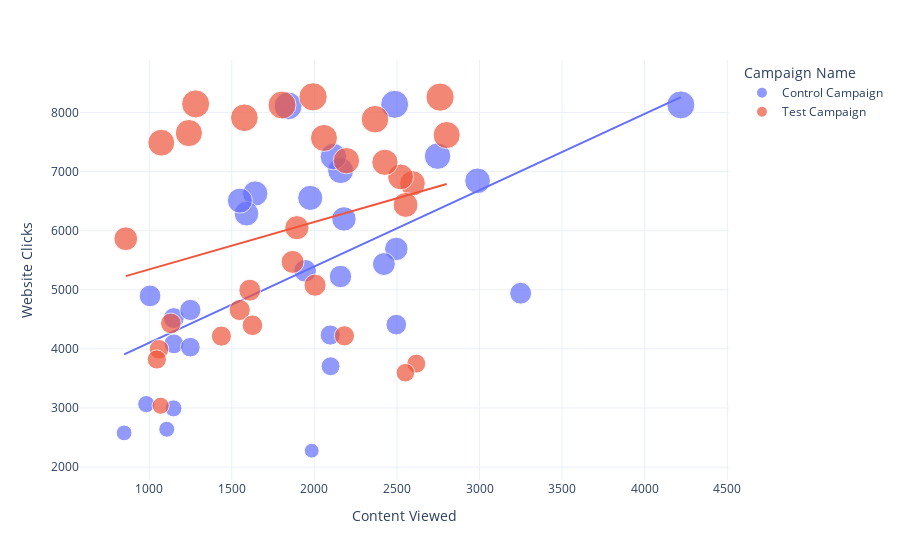

Source (notebook cell):
### Markdown cell above
# Campaign Name

- Let’s analyze some metrics to find which ad campaign converts more. I will first look at the relationship between the number of website clicks and content viewed from both campaigns:

### Code cell
figure = px.scatter(data_frame = ab_data,
                    x="Content Viewed",
                    y="Website Clicks",
                    size="Website Clicks",
                    color= "Campaign Name",
                    trendline="ols")
figure.show()

### Figure 1 — Plotly figure (JSON) as saved in the notebook; plotly's stock layout.template omitted (floating-point values rounded to 4 significant figures)
{"data": [{"hovertemplate": "Campaign Name=Control Campaign<br>Content Viewed=%{x}<br>Website Clicks=%{marker.size}<extra></extra>", "legendgroup": "Control Campaign", "marker": {"color": "#636efa", "size": [7016, 2277, 8137, 2993, 6554, 4521, 4896, 5224, 6628, 7253, 3706, 8110, 2578, 5691, 6843, 4410, 4085, 4234, 5435, 4941, 6287, 8127, 6508, 4658, 3065, 5321.0, 4028, 2640, 7260, 6198], "sizemode": "area", "sizeref": 20.66, "symbol": "circle"}, "mode": "markers", "name": "Control Campaign", "orientation": "v", "showlegend": true, "type": "scatter", "x": [2159, 1984, 2486, 1147, 1975, 1149, 1005, 2158, 1642, 2115, 2098, 1841, 848, 2496, 2988, 2496, 1149, 2096, 2421, 3249, 1589, 4219, 1549, 1249, 982, 1944.0, 1249, 1106, 2746, 2179], "xaxis": "x", "y": [7016, 2277, 8137, 2993, 6554, 4521, 4896, 5224, 6628, 7253, 3706, 8110, 2578, 5691, 6843, 4410, 4085, 4234, 5435, 4941, 6287, 8127, 6508, 4658, 3065, 5321.0, 4028, 2640, 7260, 6198], "yaxis": "y"}, {"hovertemplate": "<b>OLS trendline</b><br>Website Clicks = 1.29125 * Content Viewed + 2810.87<br>R<sup>2</sup>=0.326398<br><br>Campaign Name=Control Campaign<br>Content Viewed=%{x}<br>Website Clicks=%{y} <b>(trend)</b><extra></extra>", "legendgroup": "Control Campaign", "marker": {"color": "#636efa", "symbol": "circle"}, "mode": "lines", "name": "Control Campaign", "showlegend": false, "type": "scatter", "x": [848, 982, 1005, 1106, 1147, 1149, 1149, 1249, 1249, 1549, 1589, 1642, 1841, 1944.0, 1975, 1984, 2096, 2098, 2115, 2158, 2159, 2179, 2421, 2486, 2496, 2496, 2746, 2988, 3249, 4219], "xaxis": "x", "y": [3906.0, 4079.0, 4109.0, 4239.0, 4292.0, 4295.0, 4295.0, 4424.0, 4424.0, 4811.0, 4863.0, 4931.0, 5188.0, 5321.0, 5361.0, 5373.0, 5517.0, 5520.0, 5542.0, 5597.0, 5599.0, 5625.0, 5937.0, 6021.0, 6034.0, 6034.0, 6357.0, 6669.0, 7006.0, 8259.0], "yaxis": "y"}, {"hovertemplate": "Campaign Name=Test Campaign<br>Content Viewed=%{x}<br>Website Clicks=%{marker.size}<extra></extra>", "legendgroup": "Test Campaign", "marker": {"color": "#EF553B", "size": [3038, 8125, 3750, 8264, 7568, 3993, 4993, 6800, 7910, 6909, 7617, 4657, 6050, 5471, 4431, 5077, 7156, 3596, 3820, 6435, 8144, 7651, 7885, 4399, 4216, 5863, 7488, 4221, 7184, 8259], "sizemode": "area", "sizeref": 20.66, "symbol": "circle"}, "mode": "markers", "name": "Test Campaign", "orientation": "v", "showlegend": true, "type": "scatter", "x": [1069, 1804, 2617, 1992, 2058, 1059, 1609, 2594, 1576, 2522, 2801, 1548, 1894, 1868, 1131, 2004, 2427, 2551, 1046, 2552, 1281, 1240, 2367, 1625, 1437, 858, 1073, 2182, 2194, 2761], "xaxis": "x", "y": [3038, 8125, 3750, 8264, 7568, 3993, 4993, 6800, 7910, 6909, 7617, 4657, 6050, 5471, 4431, 5077, 7156, 3596, 3820, 6435, 8144, 7651, 7885, 4399, 4216, 5863, 7488, 4221, 7184, 8259], "yaxis": "y"}, {"hovertemplate": "<b>OLS trendline</b><br>Website Clicks = 0.801598 * Content Viewed + 4542.96<br>R<sup>2</sup>=0.078623<br><br>Campaign Name=Test Campaign<br>Content Viewed=%{x}<br>Website Clicks=%{y} <b>(trend)</b><extra></extra>", "legendgroup": "Test Campaign", "marker": {"color": "#EF553B", "symbol": "circle"}, "mode": "lines", "name": "Test Campaign", "showlegend": false, "type": "scatter", "x": [858, 1046, 1059, 1069, 1073, 1131, 1240, 1281, 1437, 1548, 1576, 1609, 1625, 1804, 1868, 1894, 1992, 2004, 2058, 2182, 2194, 2367, 2427, 2522, 2551, 2552, 2594, 2617, 2761, 2801], "xaxis": "x", "y": [5231.0, 5381.0, 5392.0, 5400.0, 5403.0, 5450.0, 5537.0, 5570.0, 5695.0, 5784.0, 5806.0, 5833.0, 5846.0, 5989.0, 6040.0, 6061.0, 6140.0, 6149.0, 6193.0, 6292.0, 6302.0, 6440.0, 6488.0, 6565.0, 6588.0, 6589.0, 6622.0, 6641.0, 6756.0, 6788.0], "yaxis": "y"}], "layout": {"legend": {"itemsizing": "constant", "title": {"text": "Campaign Name"}, "tracegroupgap": 0}, "margin": {"t": 60}, "xaxis": {"anchor": "y", "domain": [0, 1], "title": {"text": "Content Viewed"}}, "yaxis": {"anchor": "x", "domain": [0, 1], "title": {"text": "Website Clicks"}}}}
